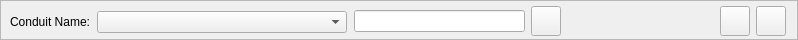
    <widget class="QFrame" name="frame">
     <property name="sizePolicy">
      <sizepolicy hsizetype="Preferred" vsizetype="Fixed">
       <horstretch>0</horstretch>
       <verstretch>0</verstretch>
      </sizepolicy>
     </property>
     <property name="maximumSize">
      <size>
       <width>16777215</width>
       <height>40</height>
      </size>
     </property>
     <property name="frameShape">
      <enum>QFrame::StyledPanel</enum>
     </property>
     <property name="frameShadow">
      <enum>QFrame::Plain</enum>
     </property>
     <widget class="QWidget" name="">
      <property name="geometry">
       <rect>
        <x>720</x>
        <y>6</y>
        <width>69</width>
        <height>32</height>
       </rect>
      </property>
      <layout class="QGridLayout" name="gridLayout_21">
       <property name="sizeConstraint">
        <enum>QLayout::SetFixedSize</enum>
       </property>
       <item row="0" column="0">
        <widget class="QPushButton" name="zoom_in_conduit_btn">
         <property name="sizePolicy">
          <sizepolicy hsizetype="Fixed" vsizetype="Fixed">
           <horstretch>0</horstretch>
           <verstretch>0</verstretch>
          </sizepolicy>
         </property>
         <property name="minimumSize">
          <size>
           <width>30</width>
           <height>30</height>
          </size>
         </property>
         <property name="maximumSize">
          <size>
           <width>30</width>
           <height>30</height>
          </size>
         </property>
         <property name="focusPolicy">
          <enum>Qt::NoFocus</enum>
         </property>
         <property name="toolTip">
          <string>Zoom In</string>
         </property>
         <property name="toolTipDuration">
          <number>2</number>
         </property>
         <property name="text">
          <string/>
         </property>
         <property name="icon">
          <iconset>
           <normaloff>../img/zoom_in.svg</normaloff>../img/zoom_in.svg</iconset>
         </property>
        </widget>
       </item>
       <item row="0" column="1">
        <widget class="QPushButton" name="zoom_out_conduit_btn">
         <property name="sizePolicy">
          <sizepolicy hsizetype="Fixed" vsizetype="Fixed">
           <horstretch>0</horstretch>
           <verstretch>0</verstretch>
          </sizepolicy>
         </property>
         <property name="minimumSize">
          <size>
           <width>30</width>
           <height>30</height>
          </size>
         </property>
         <property name="maximumSize">
          <size>
           <width>30</width>
           <height>30</height>
          </size>
         </property>
         <property name="focusPolicy">
          <enum>Qt::NoFocus</enum>
         </property>
         <property name="toolTip">
          <string>Zoom Out</string>
         </property>
         <property name="toolTipDuration">
          <number>2</number>
         </property>
         <property name="text">
          <string/>
         </property>
         <property name="icon">
          <iconset>
           <normaloff>../img/zoom_out.svg</normaloff>../img/zoom_out.svg</iconset>
         </property>
        </widget>
       </item>
      </layout>
     </widget>
     <widget class="QWidget" name="">
      <property name="geometry">
       <rect>
        <x>354</x>
        <y>6</y>
        <width>210</width>
        <height>32</height>
       </rect>
      </property>
      <layout class="QGridLayout" name="gridLayout_31">
       <property name="sizeConstraint">
        <enum>QLayout::SetFixedSize</enum>
       </property>
       <item row="0" column="0">
        <widget class="QLineEdit" name="conduit_to_find_le">
         <property name="sizePolicy">
          <sizepolicy hsizetype="Fixed" vsizetype="Fixed">
           <horstretch>0</horstretch>
           <verstretch>0</verstretch>
          </sizepolicy>
         </property>
         <property name="minimumSize">
          <size>
           <width>171</width>
           <height>22</height>
          </size>
         </property>
         <property name="maximumSize">
          <size>
           <width>171</width>
           <height>22</height>
          </size>
         </property>
         <property name="clearButtonEnabled">
          <bool>true</bool>
         </property>
        </widget>
       </item>
       <item row="0" column="1">
        <widget class="QPushButton" name="find_conduit_btn">
         <property name="sizePolicy">
          <sizepolicy hsizetype="Fixed" vsizetype="Fixed">
           <horstretch>0</horstretch>
           <verstretch>0</verstretch>
          </sizepolicy>
         </property>
         <property name="minimumSize">
          <size>
           <width>30</width>
           <height>30</height>
          </size>
         </property>
         <property name="maximumSize">
          <size>
           <width>30</width>
           <height>30</height>
          </size>
         </property>
         <property name="text">
          <string/>
         </property>
         <property name="icon">
          <iconset>
           <normaloff>../img/eye-svgrepo-com.svg</normaloff>../img/eye-svgrepo-com.svg</iconset>
         </property>
        </widget>
       </item>
      </layout>
     </widget>
     <widget class="QLabel" name="label">
      <property name="enabled">
       <bool>true</bool>
      </property>
      <property name="geometry">
       <rect>
        <x>5</x>
        <y>14</y>
        <width>85</width>
        <height>16</height>
       </rect>
      </property>
      <property name="sizePolicy">
       <sizepolicy hsizetype="Fixed" vsizetype="Fixed">
        <horstretch>0</horstretch>
        <verstretch>0</verstretch>
       </sizepolicy>
      </property>
      <property name="text">
       <string>Conduit Name:</string>
      </property>
      <property name="alignment">
       <set>Qt::AlignRight|Qt::AlignTrailing|Qt::AlignVCenter</set>
      </property>
     </widget>
     <widget class="QComboBox" name="conduit_name_cbo">
      <property name="geometry">
       <rect>
        <x>97</x>
        <y>11</y>
        <width>250</width>
        <height>22</height>
       </rect>
      </property>
      <property name="sizePolicy">
       <sizepolicy hsizetype="Fixed" vsizetype="Fixed">
        <horstretch>0</horstretch>
        <verstretch>0</verstretch>
       </sizepolicy>
      </property>
      <property name="minimumSize">
       <size>
        <width>250</width>
        <height>0</height>
       </size>
      </property>
      <property name="maximumSize">
       <size>
        <width>250</width>
        <height>16777215</height>
       </size>
      </property>
      <property name="editable">
       <bool>false</bool>
      </property>
     </widget>
    </widget>
